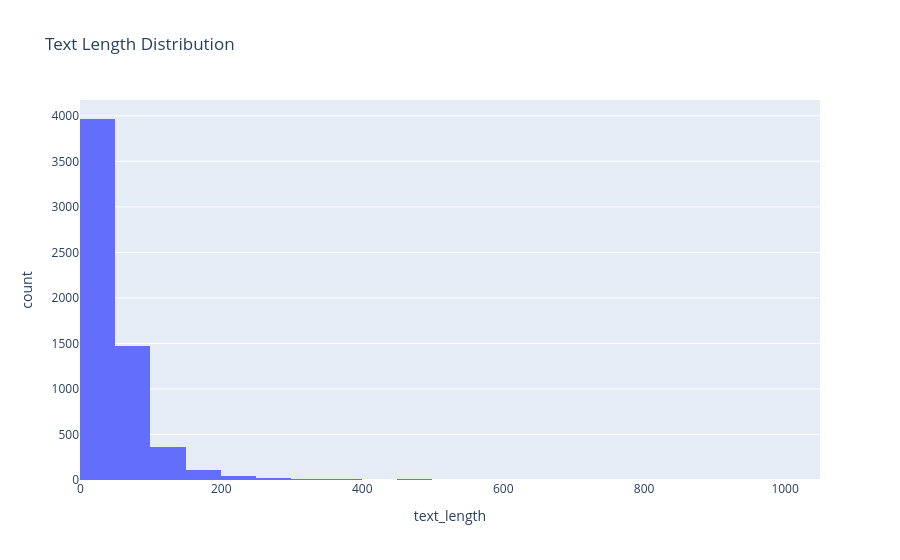

Notebook code for this chart:
### Markdown cell above
### D) Text Length Analysis

Text length analysis evaluated the distribution of post lengths in characters.  

This insight helps determine appropriate tokenization limits, sequence lengths for NLP models, and detection of unusually short or long posts that may affect model performance.

### Code cell
eda.text_length_analysis()

### Figure 1 — Plotly figure (JSON) as saved in the notebook; plotly's stock layout.template omitted (floating-point values rounded to 4 significant figures; data arrays with more than 128 entries replaced by an {"elided": "..."} marker saying what was removed)
{"data": [{"bingroup": "x", "hovertemplate": "text_length=%{x}<br>count=%{y}<extra></extra>", "legendgroup": "", "marker": {"color": "#636efa", "pattern": {"shape": ""}}, "name": "", "nbinsx": 50, "orientation": "v", "showlegend": false, "type": "histogram", "x": {"elided": "6011 int values"}, "xaxis": "x", "yaxis": "y"}], "layout": {"barmode": "relative", "legend": {"tracegroupgap": 0}, "title": {"text": "Text Length Distribution"}, "xaxis": {"anchor": "y", "domain": [0, 1], "title": {"text": "text_length"}}, "yaxis": {"anchor": "x", "domain": [0, 1], "title": {"text": "count"}}}}
